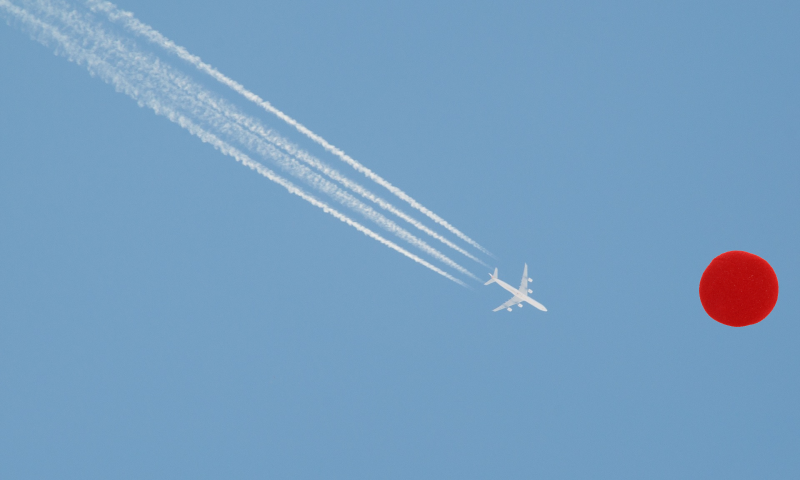
#> input picture EXAMENES/Practica/Avion -/Avion5.png, 800 x 480 px
$ python examenAvion.py   (Python 2 division)   (older library calls are emulated)
#> lines starting #> are read from the running program, lines starting #| are printed output that depends on the picture; after the words box and inside, x2 and y2 are one past the last pixel; in counts of white or black regions, pixels touching at a corner belong together
### pdifunFixed.py
#!/usr/bin/python
# -*- coding: iso-8859-15 -*-

from __future__ import division
import cv2
from matplotlib import pyplot as plt
import numpy as np
import math
from scipy import ndimage

class imgObject:

    indx = -1
    Pcenter = None
    area = None
    detectorRect = None
    moments = None
    contourn = None


    def __init__(self,contour,indx):
        self.contourn = contour
        self.indx = indx

    def obtenerArea(self):

        if (self.area == None):
            self.area = cv2.contourArea(self.contourn)

        return self.area

    # [29 lines left out: functions obtenerMascara, contieneColor, obtenerRectDetector, not called in this run]

    def obtenerCentroObjeto(self):

        if (self.moments  == None):
            self.moments = cv2.moments(self.contourn)
            m = self.moments
            if m['m00'] == 0:
                print "No se pudo obtener el centro de un objeto"
            else:
                self.Pcenter = ( int(m['m10'] /m['m00'] ) , int(m['m01'] /m['m00']) )

        return self.Pcenter

    # [10 lines left out: function dibujate, not called in this run]

def gestionarObjetoMaximaArea(objetos):
    objeto = None
    areas = []
    for o in objetos:
        areas.append(o.obtenerArea())
    i = np.argmax(areas)
    objeto = objetos[i]
    return objeto

def gestionarObjetos(mask):
    "Recibe una mascara binaria y envia una lista de los objetos detectados"
    contours, _ = cv2.findContours(mask, cv2.RETR_EXTERNAL , cv2.CHAIN_APPROX_SIMPLE)
    listObjects = []

    for i in range(len(contours)):

        newObject = imgObject(contours[i],i)
        if newObject.obtenerArea() > 2:
            listObjects.append(newObject)

    return listObjects

# [42 lines left out: functions pasteImg, infoROI, not called in this run]


def segmentador(img,lowerColor,upperColor):
    """
    img: La imagen debe estar formateada en el MODELO en especifico
    lowerColor: Valor mínimo en el MODELO [Min1,Min2,Min3]
    upperColor: Valor máximo en el MODELO [Max1,Max2,Max3]

    """
    try:
        # define range of red color in HSV
        lower_color = np.array(lowerColor )
        upper_color = np.array(upperColor)

        # Threshold the HSV image to get only blue colors
        G = cv2.inRange(img, lower_color, upper_color)

    except e:
        print "Ha ocurrido un error en el segmentador: \n"
        return e

    return G


# [65 lines left out: functions histograma, histograma3C, normalizar, sumaIMG, sampling, optimalDFTImg and 1 more, not called in this run]

def rotar(img,angle):
    return ndimage.rotate(img,angle)

# [8 lines left out: function rotate, not called in this run]


def dist(a, b):
    """distancia Euclidea"""
    return np.linalg.norm(np.array(a) - np.array(b))

# [261 lines left out: functions filterGaussian, filterIdeal, filterButterworth, motionBlur, umbral, quantum and 4 more, not called in this run]

def media_aritmetica(img,m,n):
    kernel = np.ones((m, n), np.float32) / (m * n)
    return cv2.filter2D(img, -1, kernel)

# [189 lines left out: functions media_armonica, media_geometrica, media_contraArmonica, generarImagenPatron, gr_gaussiano, gr_rayleigh and 6 more, not called in this run]

def dist(a,b):
    # distancia euclidea
    return np.linalg.norm(np.array(a)-np.array(b))

# [265 lines left out: functions filtro_gaussiano, circle, filtro_ideal, filtro_butterworth, motion_blur, deteccionPuntos and 8 more, not called in this run]

def hough_Transform(img,threshold,thita_i = None,thita_f = None,polares = True,debug=False):
    """
                                        Transformada de Hough
    Esta funcion ademas de calcular la transformada de Hough se puede establecer un rango de acumuladores,
    como tambien el angulo aproximado de lineas que se desee detectar.
    -------------------------------------------------------------------------------------------------------
    Tener en mente que :
        thita = [0 , 360] y rho > 0 | hasta D , donde D es la distancia diagonal de la imagen (en pixeles)
        Y thita crece desde el eje x

    """
    # Color de las lineas RGB
    COLOR = (255,0,0)
    # Lineas detectadas
    linesP = []

    # Umbral min and max
    bordes = cv2.Canny(img, 175, 225, apertureSize=5)
    bordes = img
    imgWithLines = img.copy()
    imgWithLines = cv2.cvtColor(imgWithLines,cv2.COLOR_GRAY2RGB)
    if (debug):
        cv2.imshow("Debug: Canny", bordes)

    if thita_i != None and thita_f != None:
        "Hough necesita los angulos en radianes"
        thita_i = (thita_i * np.pi )/ 180
        thita_f = (thita_f * np.pi )/ 180
                            # IMG | Resol p | Resol Thita |
        lines = cv2.HoughLines(bordes, 1, np.pi/180, threshold,min_theta=thita_i,max_theta=thita_f)
    else:
        lines = cv2.HoughLines(bordes, 1, np.pi/180, threshold)

    if (lines is None):
        totalLineas = 0
    else:
        totalLineas = len(lines)


    # print "Total de lineas encontradas: ", totalLineas
    if totalLineas > 0:
        for line in lines:
            l = line[0]

            rho = l[0]
            theta = l[1]

            # print theta *180 / np.pi

            a = np.cos(theta)
            b = np.sin(theta)
            x0 = a * rho
            y0 = b * rho

            x1 = int(x0 + 1000 * (-b))
            y1 = int(y0 + 1000 * (a))
            x2 = int(x0 - 1000 * (-b))
            y2 = int(y0 - 1000 * (a))

            P1 = (x1, y1)
            P2 = (x2, y2)


            if (polares):
                # Coordenadas Polares
                linesP.append( (rho,theta) )
            else:
                # Coordanas cartesianas
                linesP.append([P1,P2])


            cv2.line(imgWithLines, P1, P2, COLOR, 1)


    else:
        print "No se han encontrado lineas segun los parametros especificados."

    return imgWithLines, linesP


# [468 lines left out: functions skeleton, convexHull, masking, borderClearing, difference, morphologicalReconstructionbyErotion and 16 more, not called in this run]

def equalizarIMG(img):

    if (len(img.shape) >2):
        C1,C2,C3 = cv2.split(img)

        eC1 = cv2.equalizeHist(C1)
        eC2 = cv2.equalizeHist(C2)
        eC3 = cv2.equalizeHist(C3)

        eqIMG = cv2.merge((eC1,eC2,eC3))

        return eqIMG
    else:


        img = cv2.equalizeHist(img)


        return img

# [20 lines left out: functions histograma3C, infoSeg, not called in this run]

### EXAMENES/Practica/Avion -/examenAvion.py
import sys #La libreria de funciones esta 4 carpetas arriba
sys.path.insert(1, sys.path[0]+'../../../../')
import math
import pdifunFixed as pdi
import cv2
from matplotlib import pyplot as plt
import numpy as np
basePath = sys.path[0]


def obtenerCentrosAsteroide(imgHSV):

    asteroideMask = pdi.segmentador(imgHSV,[0,190,150],[0,255,250])
    asteroideMask = cv2.morphologyEx(asteroideMask,cv2.MORPH_CLOSE,cv2.getStructuringElement(cv2.MORPH_RECT,(5,5)))
    asteroide = pdi.gestionarObjetos(asteroideMask)

    centroAsteroide = pdi.gestionarObjetoMaximaArea(asteroide)
    print "Centro del asteroide: ", centroAsteroide.obtenerCentroObjeto()
    return centroAsteroide.obtenerCentroObjeto()

# [14 lines left out: function calcularAngulo, not called in this run]

if __name__ == "__main__":

    nameFile = "Avion5.png"

    img = cv2.imread(basePath+"/"+nameFile)
#> img is the input picture: shape (480, 800, 3); mean B, G, R 193.3, 158.8, 118.9

    imgGRAY = cv2.cvtColor(img,cv2.COLOR_BGR2GRAY)
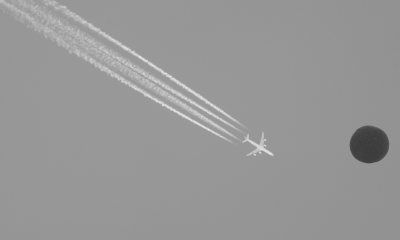
#> imgGRAY: shape (480, 800) (shown at 1/2 size); min 55, max 236, mean 150.8
    imgHSV = cv2.cvtColor(img,cv2.COLOR_BGR2HSV)
#> imgHSV: shape (480, 800, 3); mean H, S, V 102.4, 102.7, 195.3
    imgRGB = cv2.cvtColor(img,cv2.COLOR_BGR2RGB)


    #Se obtiene el centro del asteroide
    centroAsteroide  = obtenerCentrosAsteroide(imgHSV)
#> in segmentador, `G = cv2.inRange(img, lower_color, upper_color)`:
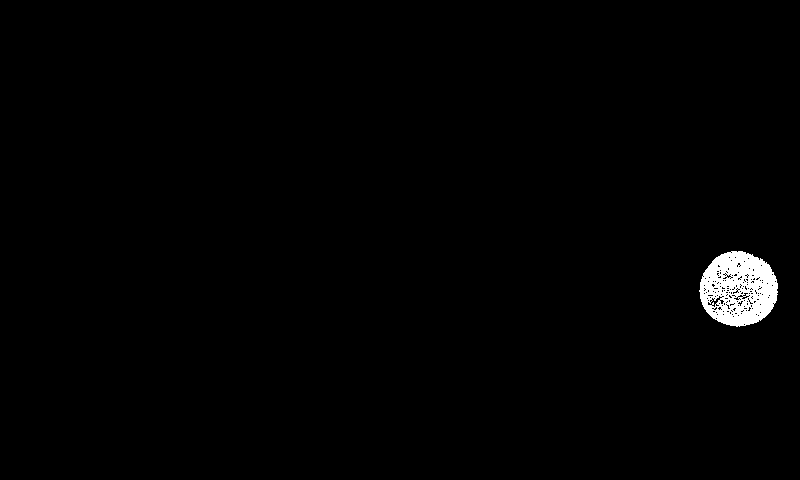
#> G: shape (480, 800); 1.1% white; 1 white region, box (x1, y1, x2, y2) and area: (699, 251, 778, 327) 4168
#> in obtenerCentrosAsteroide, `asteroideMask = cv2.morphologyEx(asteroideMask,cv2.MORPH_CLOSE,cv2.get..`:
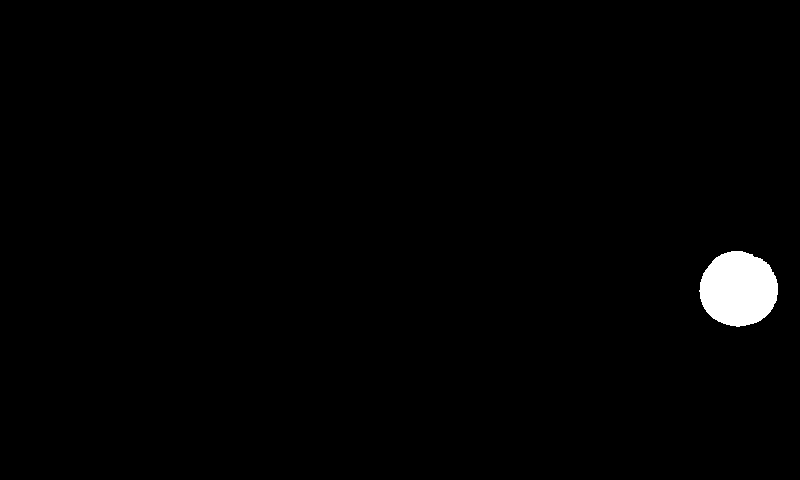
#> asteroideMask: shape (480, 800); 1.2% white; 1 white region
#> in gestionarObjetos, `contours, _ = cv2.findContours(mask, cv2.RETR_EXTERNAL , cv2.CHAIN_APP..`: contours = 1 contour; box (x1, y1, x2, y2) and area: (699, 251, 778, 327) 4526
#> the loop in gestionarObjetos, `for i in range(len(contours)): ` made 1 pass
#> after the loop in gestionarObjetos, `for i in range(len(contours)):`: listObjects = 1 item
#> the loop in gestionarObjetoMaximaArea, `for o in objetos:` made 1 pass
#> after the loop in gestionarObjetoMaximaArea, `for o in objetos:`: areas = [4526.5]
#> in gestionarObjetoMaximaArea, `i = np.argmax(areas)`: i = 0
#> in obtenerCentroObjeto, `self.moments = cv2.moments(self.contourn)`: self.moments = moments, m00 4526.5, centre m10/m00, m01/m00 = (738.1, 288.7)
#> in obtenerCentroObjeto, `m = self.moments`: m has the same summary as self.moments
#> in obtenerCentroObjeto, `self.Pcenter = ( int(m['m10'] /m['m00'] ) , int(m['m01'] /m['m00']) )`: self.Pcenter = (738, 288)
#| Centro del asteroide:  (738, 288)
#> centroAsteroide = (738, 288)
    # --------------------------------------
    # Luego se procede a obtener el angulo de la trayectoria
    imgGRAY = pdi.equalizarIMG(imgGRAY)
#> in equalizarIMG, `img = cv2.equalizeHist(img)`:
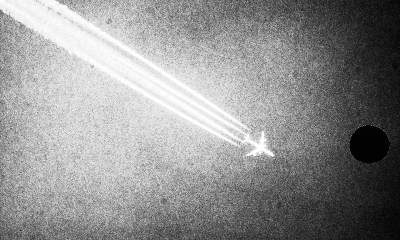
#> img: shape (480, 800) (shown at 1/2 size); min 0, max 255, mean 144.2

    # _,trayectoMask = cv2.threshold(imgGRAY,175,255,cv2.THRESH_BINARY)
    trayectoMask = pdi.segmentador(imgHSV,[0,0,200],[255,255,255])
#> in segmentador (call 2), `G = cv2.inRange(img, lower_color, upper_color)`:
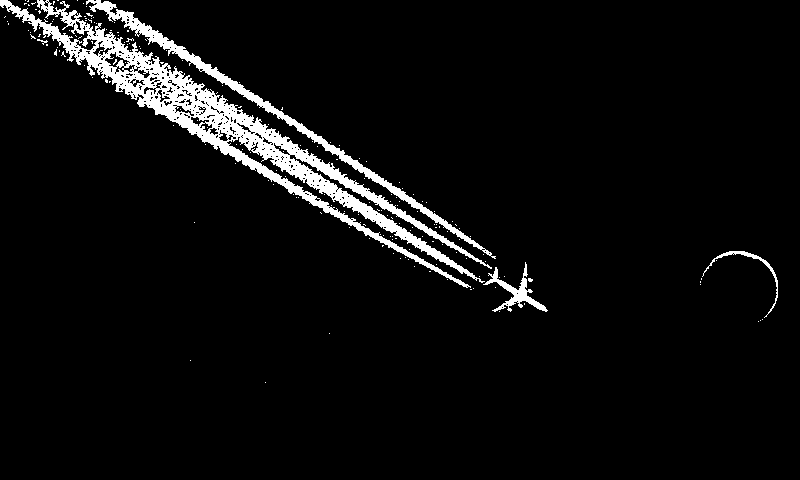
#> G: shape (480, 800); 5.1% white; 181 white regions (176 under 20 px), largest, box (x1, y1, x2, y2) and area: (0, 0, 492, 288) 14680, (86, 0, 496, 259) 3586, (483, 262, 548, 312) 752, (702, 251, 778, 318) 338, (37, 39, 48, 45) 23

    trayectoMask = cv2.morphologyEx(trayectoMask,cv2.MORPH_CLOSE,cv2.getStructuringElement(cv2.MORPH_RECT,(7,7)))
#> trayectoMask: shape (480, 800); 7.3% white; 14 white regions (12 under 20 px), largest, box (x1, y1, x2, y2) and area: (0, 0, 548, 312) 27733, (702, 251, 778, 318) 354
    trayectoMask = cv2.morphologyEx(trayectoMask,cv2.MORPH_ERODE,cv2.getStructuringElement(cv2.MORPH_RECT,(7,7)),iterations=4)
#> trayectoMask: shape (480, 800); 1.1% white; 4 white regions (2 under 20 px), largest, box (x1, y1, x2, y2) and area: (69, 25, 352, 201) 4235, (36, 0, 53, 19) 151
    imgLine,lines = pdi.hough_Transform(trayectoMask,50)
#> in hough_Transform, `bordes = cv2.Canny(img, 175, 225, apertureSize=5)`:
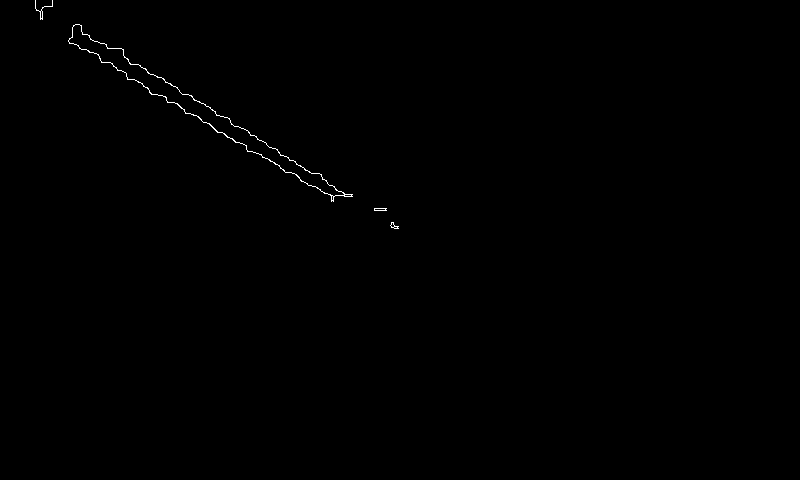
#> bordes: shape (480, 800); 0.23% white in thin lines or dots, all inside (x1, y1, x2, y2) = (35, 0, 399, 229)
#> in hough_Transform, `lines = cv2.HoughLines(bordes, 1, np.pi/180, threshold)`: lines = 192 rows, first 8: [-12, 2.13], [-10, 2.13], [-14, 2.13], [-9, 2.11], [-3, 2.09], [-16, 2.15], [1, 2.08], [-22, 2.16]
#> in hough_Transform, `totalLineas = len(lines)`: totalLineas = 192
#> the loop in hough_Transform, `for line in lines:` made 192 passes
#> (rho, theta, a, b, x0, y0, x1, y1) on passes 1 to 3: (-12, 2.13, -0.53, 0.848, 6.36, -10.18, -841, -540), (-10, 2.13, -0.53, 0.848, 5.3, -8.48, -842, -538), (-14, 2.13, -0.53, 0.848, 7.42, -11.87, -840, -541)
#> after the loop in hough_Transform, `for line in lines:`:
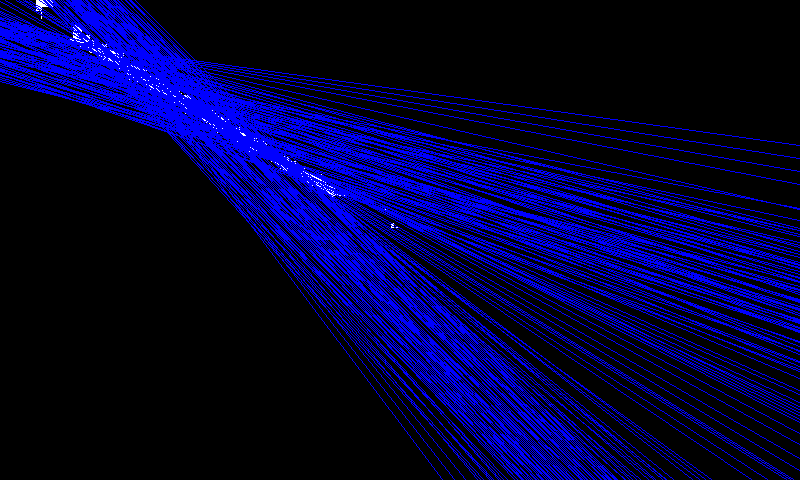
#> imgWithLines: shape (480, 800, 3); mean B, G, R 55.9, 0.3, 0.3


    plt.imshow(trayectoMask,cmap='gray')
    # plt.imshow(imgRGB)
    plt.show()

    if len(lines) > 10:
        plt.imshow(imgLine)
        plt.show()
#> (the run stopped early here; a loop or call above may not have finished)

$ run again, with EXAMENES/Practica/Avion -/Avion1.png copied over EXAMENES/Practica/Avion -/Avion5.png
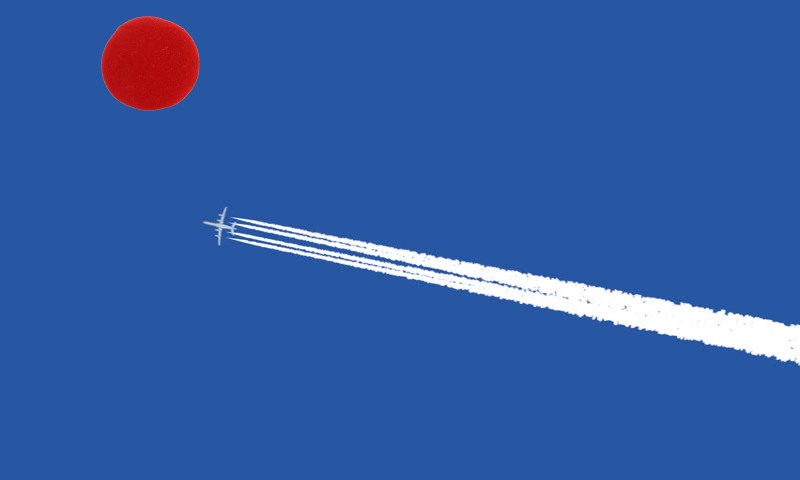
#> input picture EXAMENES/Practica/Avion -/Avion1.png, 800 x 480 px
#> img is the input picture: shape (480, 800, 3); mean B, G, R 163.8, 92.3, 50.2
#> imgHSV: shape (480, 800, 3); mean H, S, V 104.6, 186.8, 166.9
#> in segmentador, `G = cv2.inRange(img, lower_color, upper_color)`:
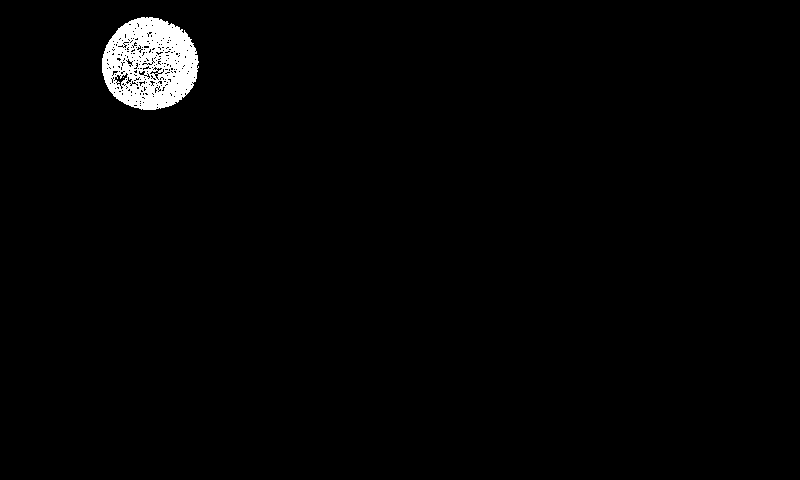
#> G: shape (480, 800); 1.6% white; 2 white regions (1 under 20 px), largest, box (x1, y1, x2, y2) and area: (102, 17, 199, 110) 6232
#> asteroideMask: shape (480, 800); 1.8% white; 1 white region
#> contours = 1 contour; box (x1, y1, x2, y2) and area: (102, 17, 199, 110) 6910
#> the loop in gestionarObjetos, `for i in range(len(contours)): ` made 1 pass
#> after the loop in gestionarObjetos, `for i in range(len(contours)):`: listObjects = 1 item
#> the loop in gestionarObjetoMaximaArea, `for o in objetos:` made 1 pass
#> after the loop in gestionarObjetoMaximaArea, `for o in objetos:`: areas = [6910.5]
#> i = 0
#> self.moments = moments, m00 6910.5, centre m10/m00, m01/m00 = (149.6, 63.56)
#> m has the same summary as self.moments
#> self.Pcenter = (149, 63)
#| Centro del asteroide:  (149, 63)
#> img: shape (480, 800)
#> G: shape (480, 800); 4.2% white; 12 white regions (9 under 20 px), largest, box (x1, y1, x2, y2) and area: (204, 207, 800, 366) 15538, (104, 17, 199, 100) 518, (216, 228, 222, 245) 36
#> bordes: shape (480, 800); 0.18% white in thin lines or dots, all inside (x1, y1, x2, y2) = (458, 273, 800, 349)
#> in hough_Transform, `lines = cv2.HoughLines(bordes, 1, np.pi/180, threshold)`: lines = 45 rows, first 8: [172, 1.78], [182, 1.76], [160, 1.8], [196, 1.75], [146, 1.82], [210, 1.73], [130, 1.83], [225, 1.71]
#> totalLineas = 45
#> the loop in hough_Transform, `for line in lines:` made 45 passes
#> (rho, theta, a, b, x0, y0, x1, y1) on passes 1 to 8: (172, 1.78, -0.208, 0.978, -35.76, 168.2, -1013, -39), (182, 1.76, -0.191, 0.982, -34.73, 178.7, -1016, -12), (160, 1.8, -0.225, 0.974, -35.99, 155.9, -1010, -69), (196, 1.75, -0.174, 0.985, -34.04, 193, -1018, 19), (146, 1.82, -0.242, 0.97, -35.32, 141.7, -1005, -100), (210, 1.73, -0.156, 0.988, -32.85, 207.4, -1020, 50), (130, 1.83, -0.259, 0.966, -33.65, 125.6, -999, -133), (225, 1.71, -0.139, 0.99, -31.31, 222.8, -1021, 83)
#> after the loop in hough_Transform, `for line in lines:`:
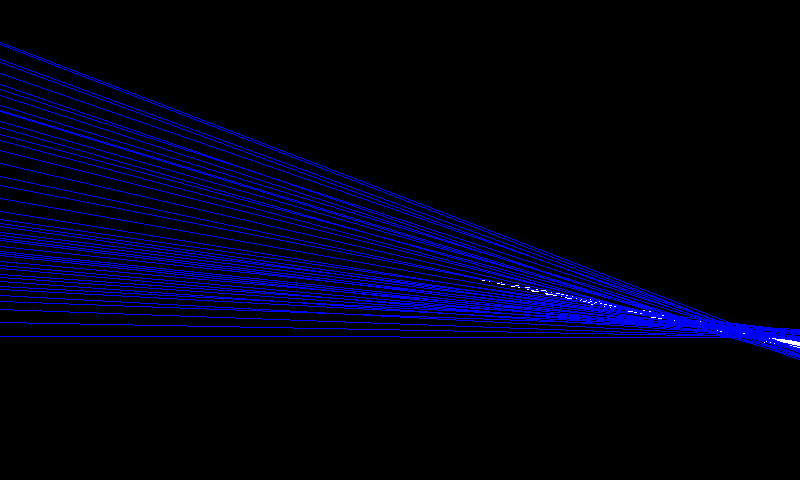
#> imgWithLines: shape (480, 800, 3); mean B, G, R 20.2, 0.2, 0.2
#> after the loop in hough_Transform, `for line in lines:`: linesP = 45 pairs, first value 40 to 337, second value 1.57 to 1.94
#> `imgLine,lines = pdi.hough_Transform(trayectoMask,50)`: lines has the same summary as linesP in hough_Transform
